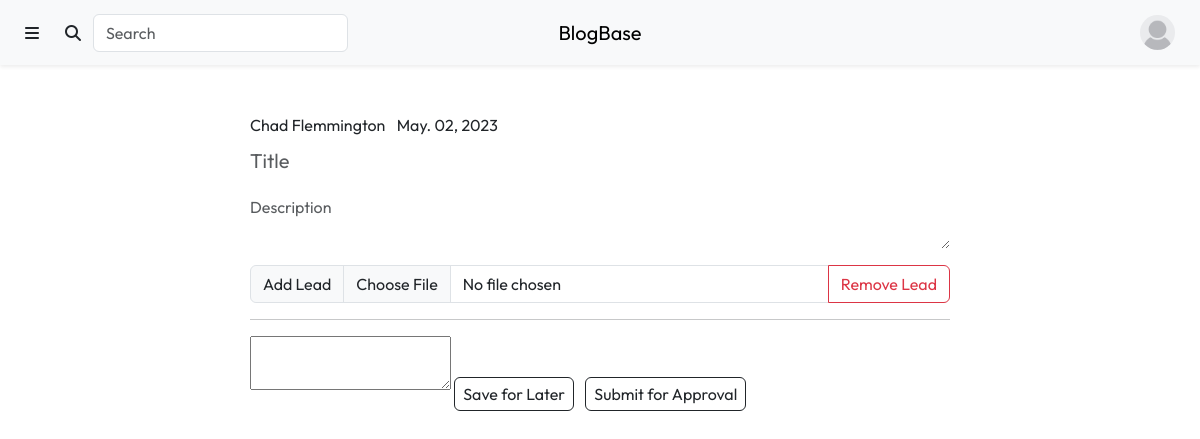
Page /content/create.php (signed in) on the earlier database version.
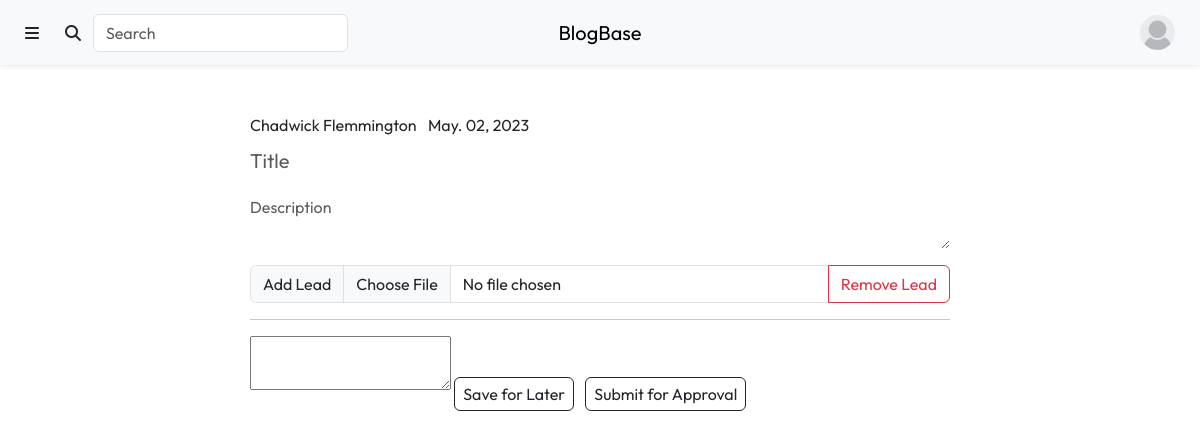
Same page on the later database version.
### tables this page shows
CREATE TABLE `Users` (
  `user_id` int(11) NOT NULL,
  `profile_picture` varchar(255) NOT NULL DEFAULT 'anonymous.jpg',
  `username` varchar(50) NOT NULL,
  `first_name` varchar(50) NOT NULL,
  `last_name` varchar(50) NOT NULL,
  `email` varchar(50) NOT NULL,
  `password` varchar(255) NOT NULL,
  `biography` varchar(255) DEFAULT NULL,
  `approved` tinyint(1) NOT NULL DEFAULT 0,
  `reader` tinyint(1) NOT NULL DEFAULT 1,
  `writer` tinyint(1) NOT NULL DEFAULT 0,
  `designer` tinyint(1) NOT NULL DEFAULT 0,
  `advertiser` tinyint(1) NOT NULL DEFAULT 0,
  `admin` tinyint(1) NOT NULL DEFAULT 0
);

### include/user_info.inc.php (called while the page is built, shortened)
<?php
if (isset($_SESSION['username'])) {
    $user_query = "SELECT *
                   FROM Users
                   WHERE username = '" . $_SESSION['username'] . "';";
    $user_result = mysqli_query($con, $user_query);
    $user_info = $user_result->fetch_assoc();
}
?>

### content/create.php (the view, shortened to what this page needs)
<?php
require_once "../include/connect.inc.php";
include_once "../include/user_info.inc.php";
$requested_id = -1;
$title = "";
$description = "";
$content = "";
?>
<!DOCTYPE html>
<html lang="en">
    <head>
        <link rel="stylesheet" href="https://cdn.jsdelivr.net/npm/bootstrap@5.3.0-alpha1/dist/css/bootstrap.min.css">
        <link rel="stylesheet" href="https://cdnjs.cloudflare.com/ajax/libs/font-awesome/6.2.1/css/all.min.css">
        <link rel="stylesheet" href="./css/styles.css">
    </head>
    <body onload="lead_image('<?php echo $article_info['lead_image']?>')">
        <div class="header">
            <?php include_once "./views/header.php" ?>
            <?php include_once "./views/sidebar.php" ?>
        <div class="col-10 col-lg-7 mt-5 mx-auto">
            <ul class="list-inline mb-0">
                <li class="list-inline-item">
                    <?php echo $user_info['first_name'] . " " . $user_info['last_name'] ?>
                </li>
                <li class="list-inline-item">
                    <?php echo date("M. d, Y", time()) ?>
                </li>
            </ul>
            <form method="post" enctype="multipart/form-data" action="../include/create_article.inc.php?id=<?php echo $requested_id; ?>&return_page=writer.php">
                <div class="mb-3" id="article-head">
                    <input class="form-control form-control-lg border-0 ounded-0 px-0 title-box mb-1" name="title" type="text" placeholder="Title" value="<?php echo $title; ?>">
                    <textarea class="form-control border-0 rounded-0 px-0" name="description" type="text" placeholder="Description" maxlength="250"><?php echo $description; ?></textarea>
                    <div class="input-group mt-3">
                        <label class="input-group-text" for="lead-image" id="lead-image-label">Add Lead</label>
                        <input type="file" class="form-control" id="lead-image" name="file" aria-describedby="upload-lead-image" aria-label="Upload" onchange="preview_lead(event, '<?php echo $article_info['lead_image']; ?>')">
                        <button type="button" id="remove-lead-btn" class="btn btn-outline-danger" onclick="remove_lead()">Remove Lead</button>
                    </div>
                </div>
                <hr>
                <div class="mb-5 article-body">
                    <textarea name="article_draft"><?php echo $content; ?></textarea>
                    <button name="save_article" class="btn btn-outline-dark px-2 py-1 mt-3 me-2" type="submit">Save for Later</button>
                    <button name="submit_article" class="btn btn-outline-dark px-2 py-1 mt-3" type="submit">Submit for Approval</button>
                </div>
            </form>
        </div>
    </body>
</html>

### content/views/header.php (shortened to what this page needs)
<?php include_once "../include/user_info.inc.php"; ?>
<nav class="navbar navbar-expand bg-light shadow-sm">
     <div class="container-fluid">
        <div class="me-auto order-0 order-md-0 col-4">
            <ul class="navbar-nav me-auto">
                <li class="nav-item">
                    <a class="btn" data-bs-toggle="offcanvas" href="#offcanvas-sidebar" role="button" aria-controls="offcanvas-sidebar">
                        <span class="fa-solid fa-bars"></span>
                    </a>
                </li>
                <li class="nav-item d-md-block d-none">
                    <form method="get" action="./search.php" class="input-group rounded">
                        <button class="btn input-group-text rounded" type="submit">
                            <i class="fa-solid fa-search"></i>
                        </button>
                        <input class="form-control rounded" name="query" type="search" placeholder="Search" aria-label="Search">
                    </form>
                </li>
            </ul>
        </div>
        <a class="navbar-brand col-4 mx-auto text-center order-1 order-md-1" href="./index.php">BlogBase</a>
        <div class="navbar ms-auto order-2 col-4 py-0">
            <ul class="navbar-nav ms-auto">
                <?php if (isset($user_info['username'])) { ?>
                    <li class="nav-item">
                        <div class="dropdown">
                            <button class="btn" type="button" data-bs-toggle="dropdown" aria-expanded="false">
                                <img src="./uploads/profile_pictures/<?php echo $user_info['profile_picture']; ?>" class="rounded-circle" style="width:35px; height:35px;">
                            </button>
                        </li>
                    </div>
            <?php } ?>
        </div>
    </div>

Differences in the rows shown:
changed users "Flemmington": first_name "Chad" → "Chadwick"
